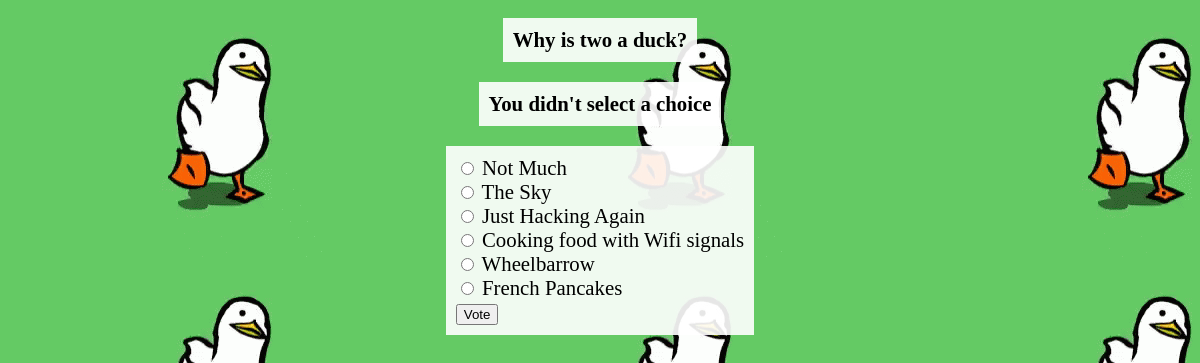
The page /polls/1/vote/ on the database its author committed.
### polls/models.py (models this page shows, shortened)
class Question(models.Model):
    question_text = models.CharField(max_length=200)
    pub_date = models.DateTimeField('date published')

class Choice(models.Model):
    question = models.ForeignKey(Question, on_delete=models.CASCADE)
    choice_text = models.CharField(max_length=200)
    votes = models.IntegerField(default=0)

### polls/views.py (the view)
# urls.py: url(r'^(?P<question_id>[0-9]+)/vote/$', views.vote, name='vote'),
def vote(request, question_id):
    question = get_object_or_404(Question, pk=question_id)
    try:
        selected_choice = question.choice_set.get(pk=request.POST['choice'])
    except (KeyError, Choice.DoesNotExist):
        return render(request, 'polls/detail.html', {
            'question': question,
            'error_message': "You didn't select a choice"
        })
    else:
        selected_choice.votes += 1
        selected_choice.save()
        return HttpResponseRedirect(reverse('polls:results', args=(question.id,)))

### polls/templates/polls/detail.html (shortened to what this page needs)
<!DOCTYPE html>
<html lang="en">
<head>
    {% load static %}
    <link rel="stylesheet" type="text/css" href="{% static 'polls/style.css' %}"/>
</head>
<body>
    <h1 class="easyreader">
        {{ question.question_text }}
    </h1>
    {% if error_message %}
    <p class="easyreader">
        <strong>
            {{ error_message }}
        </strong>
    </p>
    {% endif %}
    <form action="{% url 'polls:vote' question.id %}" method="post" class="easyreader">
        {% for choice in question.choice_set.all %}
            <input type="radio" name="choice" id="choice{{ forloop.counter }}" value="{{ choice.id}}"/>
            <label for="choice{{ forloop.counter }}">
                {{ choice.choice_text }}
            </label><br/>
        {% endfor %}
        <input type="submit" value="Vote" />
    </form>
</body>
</html>

### polls/static/polls/style.css (style rules this page uses)
body { display: flex; flex-direction: column; align-items: center; background: white url("images/background.gif"); }
.easyreader { background-color: rgba(255, 255, 255, 0.9); font-size: 130%; padding: 10px; margin: 10px; }

### rows shown on the page
Question: question_text "Why is two a duck?"
Choice: choice_text "Not Much"
Choice: choice_text "The Sky"
Choice: choice_text "Just Hacking Again"
Choice: choice_text "Cooking food with Wifi signals"
Choice: choice_text "Wheelbarrow"
Choice: choice_text "French Pancakes"

### other values the page prints
{{ error_message }} "You didn't select a choice"
